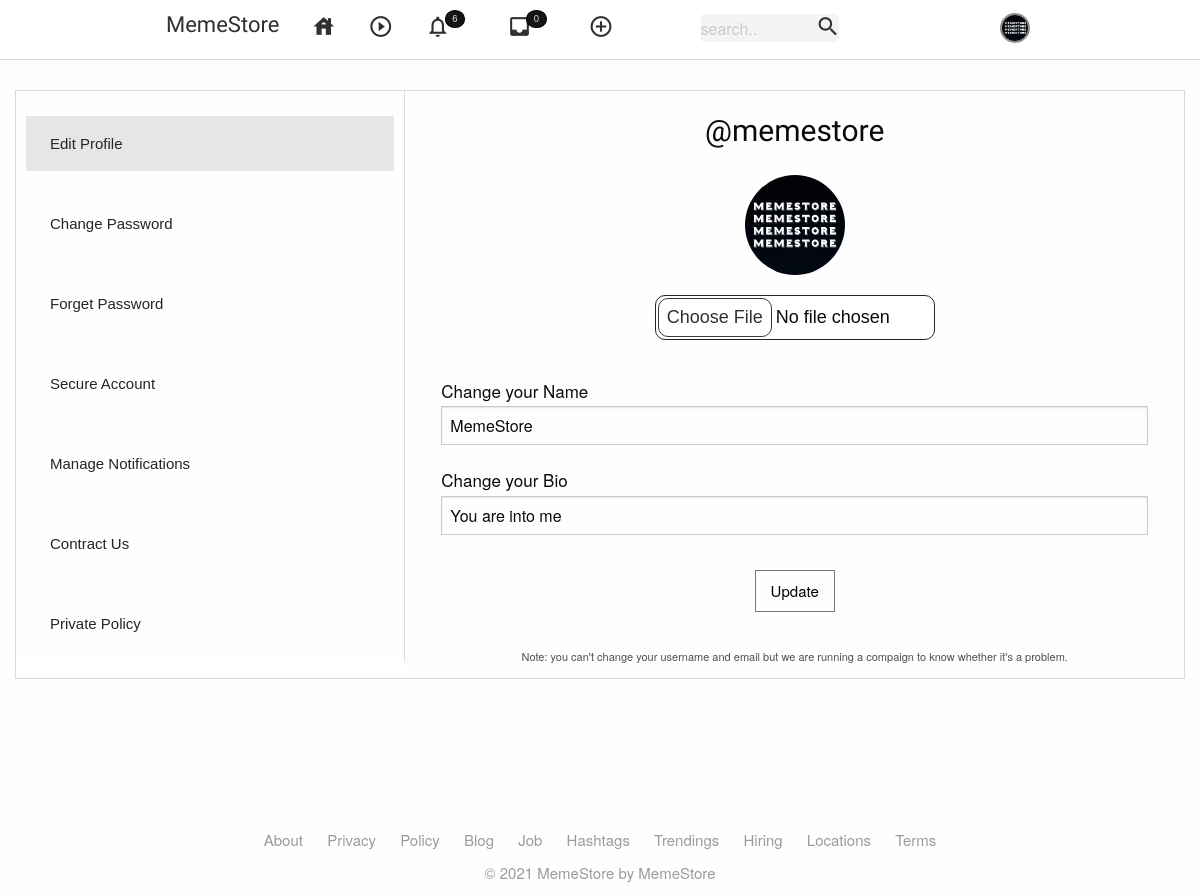
/profile/user/editprofile/ (signed in), run on the app's committed database.
### Authentication/models.py (models this page shows, shortened)
class Profile(models.Model):
    user = models.OneToOneField(User,on_delete=models.CASCADE,related_name="profile")
    name = models.CharField(max_length=250,null=True,blank=True)
    bio = models.CharField(max_length=150,null=True,blank=True)
    created_time = models.DateField(auto_now_add=True)
    picture = models.ImageField(upload_to=user_profile_dir,null=True,blank=True)

### Authentication/views.py (the view)
# urls.py: path('profile/user/editprofile/',views.editprofile,name = "editprofile"),
@login_required
def editprofile(request):
    user = request.user
    profile = Profile.objects.get(user=user)
    if request.method == "POST":
        form = ProfileForm(request.POST,request.FILES)
        if form.is_valid():
            picture = form.cleaned_data.get('picture')
            name = form.cleaned_data.get('name')
            bio = form.cleaned_data.get('bio')
            profile.name = name
            profile.bio  = bio
            if picture:
                profile.picture = picture
                profile.save()
            profile.save()
    else:
        values = {
            'name': profile.name,
            'bio':profile.bio
        }
        form = ProfileForm(initial=values)
    context={
        "profile":profile,
        'form':form,
    }
    return render(request,'profile/editprofile.html',context)

### Authentication/forms.py
class ProfileForm(forms.ModelForm):
    picture = forms.ImageField(required=False)
    name = forms.CharField(required=False)
    bio = forms.CharField(required=False)
    class Meta:
        model = Profile
        fields = ('picture','name','bio')

### Notification/views.py (called while the page is built)
def CountNotifications(request):
    count_notifications = 0
    if request.user.is_authenticated:
        count_notifications = Notifications.objects.filter(reciever=request.user,is_seen=False).count()
    return {'count_notifications':count_notifications}

### chat/views.py (called while the page is built)
def countchat(request):
    user = request.user
    count_msg = 0
    if user.is_authenticated:
        count_msg = Chat.objects.filter(receiver=user,is_seen=False).count()
    return {'count_msg':count_msg}

### Templates/profile/editprofile.html (shortened to what this page needs)
{% extends "profile/editbase.html" %}
{% block editprofile %}
<section>
    <div class="tabs-panel {% if request.path == '/profile/user/editprofile/' %}is-active{% endif %}">
        <div>
          <div class="username">
            <p>@{{profile.user.username}}</p>
          </div>
          <div class="image">
            {% if profile.picture %}
              <img src="{{profile.picture.url}}"
                  alt="current profile pic">
            {% else %}
            <img src="https://www.placecage.com/640/360"
                  alt="current profile pic">
            {% endif %}
          </div>
          <form  method="POST" enctype="multipart/form-data" role="form">
            <div class="image">
              {{form.picture}}
            </div>
            <div class="name">
              <label for="name">Change your Name</label>
              {{form.name}}
            </div>
            <div class="bio">
              <label for="bio" >Change your Bio</label>
              {{form.bio}}
            </div>
            <div class="btn">
              <button class="button hollow secondary">Update</button>
            </div>
          </form>
          <div class="note">
            <p>Note:  you can't change your username and email but we are running a compaign to know
              whether it's a problem.
            </p>
          </div>
        </div>
      </div>
</section>
{% endblock editprofile %}

### Templates/timeline/base.html (shortened to what this page needs)
{% load static %}
<!DOCTYPE html>
<html class="no-js">
<head>
    <link rel="stylesheet" href="https://cdn.jsdelivr.net/npm/motion-ui@1.2.3/dist/motion-ui.min.css" />
    <link rel="stylesheet" href="https://cdnjs.cloudflare.com/ajax/libs/font-awesome/4.7.0/css/font-awesome.min.css">
    <link rel="stylesheet" href="https://cdn.jsdelivr.net/npm/foundation-sites@6.6.3/dist/css/foundation.min.css"
>
    <link rel="stylesheet" href="{% static 'base.css' %}">
    <link rel="stylesheet" href="{% static 'editprofile.css' %}">
    <link rel="stylesheet" href="{% static 'post.css' %}">
    <link rel="stylesheet" href="{% static 'chatroom.css' %} ">
    <link rel="stylesheet" href="{% static 'profile.css' %} ">
    <link rel="stylesheet" href="{% static 'postdetails.css' %} ">
    <link rel="stylesheet" href="{% static 'timeline.css' %} ">
</head>
<body class="html " id="page">
    <section data-sticky-container id="base">
        <div class="sticky" data-sticky data-options="anchor: page; marginTop: 0; stickyOn: small ">
            <div class="top-bar-container main-nav off-canvas-content " data-off-canvas-content>
                <div class="top-bar-right nav data-contain ">
                    <ul class="dropdown menu nav ">
                        <a href="/ " class="logo ">MemeStore</a>
                        <li>
                            <a href="{% url 'home' %} "><i
                                    class="material-icons {% if request.path == '/timeline/' %}active{% endif %} ">house</i></a>
                        </li>
                        <li>
                            <a href="{% url 'videos' %} "><i
                                    class="material-icons {% if request.path == '/videos/' %}active{% endif %} ">
                                    play_circle_outline</i>
                            </a>
                        </li>
                        <li>
                            <a href="{% url 'notification' %} ">
                                <i
                                    class="material-icons {% if request.path == '/notification/' %}active{% endif %} ">notifications_none</i>
                                <span class="badge ">{{count_notifications}}</span>
                            </a>
                        </li>
                        <li>
                            <a href="{% url 'chat' %} ">
                                <i class="material-icons rounte_active ">
                                    inbox</i>
                                <span class="badge ">{{count_msg}}</span>
                            </a>
                        </li>
                        <li>
                            <a href="{% url 'post' %} ">
                                <i
                                    class="material-icons {% if request.path == '/post/' %}active{% endif %} ">add_circle_outline</i>
                            </a>
                        </li>
                        <li class="search ">
                            <form method="GET " name="mainsearch" action="{% url 'search' %} ">
                                <input type="text " placeholder="search.. " name='search'>
                                <a onClick="document.mainsearch.submit()" class="material-icons ">search</a>
                            </form>
                        </li>
                        <li class="profile-icon">
                            {% if request.user.profile.picture %}
                            <img src="{{request.user.profile.picture.url}} " data-toggle="example-dropdown">
                            {% else %}
                            <img src="https://www.placecage.com/640/360 " data-toggle="example-dropdown">
                            {% endif %}
                        </li>
                    </ul>
                </div>
            </div>
        </div>
    </section>
    {% block content %} {% endblock content %}
</body>
</html>

### static/base.css (style rules this page uses)
@media only screen and (min-width:900px) { #base .data-contain { width: 900px; margin: auto; } }
#base .search { width: 200px; position: relative; right: 20px; }
#base .search input { width: 70%; position: absolute; height: 30px; top: 10px; left: 45%; border: 1px solid white; border-radius: 5px; background: rgb(245, 243, 243); }
#base .search a { width: 20%; position: absolute; left: 95%; }
#base .badge { position: relative; bottom: 17px; left: -10px; background: rgb(20, 20, 20); color: rgb(214, 214, 214); border: 1px solid black }
#base .profile-icon { margin-left: auto; padding: 10px; padding-right: 20px; }
#base .profile-icon img { width: 30px; height: 30px; border-radius: 50%; object-fit: cover; border: 2px solid rgba(0, 0, 0, 0.452); cursor: pointer; }
#base .sticky { width: 100%; }
#base .material-icons { font-size: 25px; }
#base .logo { font-family: 'Train One', cursive, monospace; font-size: 22px; }
#base .main-nav { color: rgb(48, 48, 48); background: rgb(255, 255, 255); border-bottom: 1px solid rgb(218, 218, 218); padding: 3px; }
#base .nav { color: rgb(48, 48, 48); background-color: rgb(255, 255, 255) !important; }
#base .nav a { color: rgb(48, 48, 48); }

### static/editprofile.css (style rules this page uses)
#editpro .username { font-size: 30px; text-align: center; font-family: 'Train One', cursive, monospace; }
#editpro .image { text-align: center; }
#editpro .image img { width: 100px; height: 100px; border-radius: 50%; -webkit-border-radius: 50%; -moz-border-radius: 50%; -ms-border-radius: 50%; -o-border-radius: 50%; object-fit: cover; }
#editpro .name,.bio { margin: 20px; }
#editpro .name label,.bio label { font-size: 17px; }
#editpro .btn { text-align: center; }
#editpro .btn button { color: black; margin-top: 15px; font-size: 15px; }
#editpro .note p { font-size: 11px; position: relative; top: 20px; color: rgb(80, 80, 80); text-align: center; }
#editpro .image { text-align: center; margin-top: 20px; }
#editpro .image input { width: 280px; border: 1px solid rgb(36, 36, 36); font-size: 18px; border-radius: 10px; -webkit-border-radius: 10px; -moz-border-radius: 10px; -ms-border-radius: 10px; -o-border-radius: 10px; font-family: Arial, Helvetica, sans-serif; outline: none; background: rgb(255, 255, 255); padding: 2px; }

### static/profile.css (style rules this page uses)
* { margin: 0px; padding: 0px; box-sizing:border-box; }

### static/timeline.css (style rules this page uses)
i { cursor: pointer; }

### data on the page
Profile: user.username "memestore", picture (placeholder picture), name "MemeStore", bio "You are into me"

### other printed values
{{ count_notifications }} "6"
{{ count_msg }} "0"
